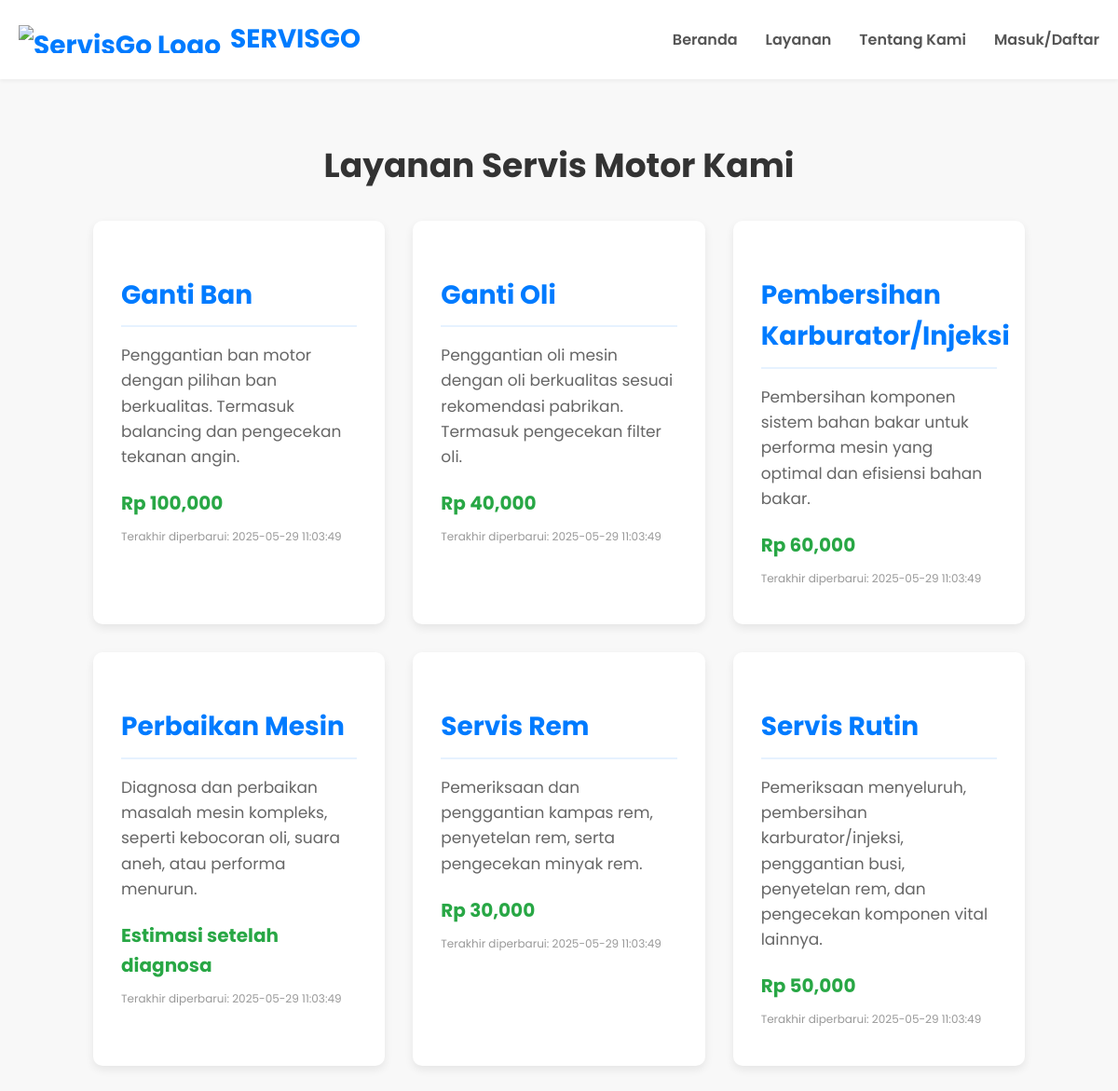
The app's page /layanan with its own data.
### tables this page shows
CREATE TABLE services (
            id INTEGER PRIMARY KEY AUTOINCREMENT,
            name TEXT NOT NULL UNIQUE,
            description TEXT,
            price REAL NOT NULL,
            created_at DATETIME DEFAULT CURRENT_TIMESTAMP,
            updated_at DATETIME DEFAULT CURRENT_TIMESTAMP
        );

### app.py (the view)
@app.route('/layanan')
def services_page():
    conn = get_db_connection()
    services = conn.execute('SELECT * FROM services ORDER BY name ASC').fetchall()
    conn.close()
    return render_template('services.html', services=services)

### app.py (called while the page is built)
def get_db_connection():
    conn = sqlite3.connect(DATABASE)
    conn.row_factory = sqlite3.Row # Mengembalikan baris sebagai objek mirip dictionary
    return conn

### templates/services.html (shortened to what this page needs)
<!DOCTYPE html>
<html lang="id">
<head>
    <link rel="stylesheet" href="{{ url_for('static', filename='style.css') }}">
</head>
<body>
    <header>
        <div class="container navbar">
           <a href="
    {% if session.get('user_id') %}
        {% if session.get('role') == 'mechanic' %}/mechanic_dashboard
        {% elif session.get('role') == 'admin' %}/admin_dashboard
        {% elif session.get('role') == 'master' %}/master_dashboard
        {% else %}/dashboard
        {% endif %}
    {% else %}/
    {% endif %}
" class="logo">
    <img src="{{ url_for('static', filename='images/logo_servisgo.png') }}" alt="ServisGo Logo" class="logo-img"> <span>SERVISGO</span>
</a>
        <nav>
    <ul class="nav-links">
        {% if not session.get('user_id') or session.get('role') == 'user' %}
            <li><a href="/">Beranda</a></li>
        {% endif %}
        {% if session.get('user_id') %}
            <li class="dropdown">
                <a href="#" class="dropbtn" onclick="toggleDropdown(event, 'main-menu-dropdown')">Layanan & Info <span class="arrow">▼</span></a>
                <div class="dropdown-content" id="main-menu-dropdown">
                    <a href="/layanan">Layanan</a>
                    <a href="#">Tentang Kami</a>
                    {% if session.get('role') == 'user' %}
                        <a href="/booking">Booking Servis</a>
                    {% elif session.get('role') == 'admin' %}
                        <a href="/register_mechanic">Daftar Mekanik</a>
                    {% elif session.get('role') == 'master' %}
                        <a href="/manage_services">Manajemen Layanan</a>
                        <a href="/register_admin">Daftar Admin</a>
                        <a href="/register_mechanic">Daftar Mekanik</a>
                    {% endif %}
                </div>
            </li>
        {% else %}
            <li><a href="/layanan">Layanan</a></li>
            <li><a href="#">Tentang Kami</a></li>
        {% endif %}
        {% if session.get('username') %}
            {% if session.get('role') == 'master' %}
                <li><a href="/master_dashboard">Dashboard Master</a></li>
            {% elif session.get('role') == 'admin' %}
                <li><a href="/admin_dashboard">Dashboard Admin</a></li>
            {% elif session.get('role') == 'mechanic' %}
                <li><a href="/mechanic_dashboard">Dashboard Mekanik</a></li>
                <li><a href="/mechanic_history" class="nav-btn">Riwayat Servis</a></li>
            {% else %}
                <li><a href="/dashboard">Dashboard Saya</a></li>
            {% endif %}
            <li id="notification-bell">
                <a href="#" onclick="toggleNotifications()">
                    🔔
                    {% set unread_count = notifications | selectattr('is_read', '==', 0) | list | length %}
                    {% if unread_count > 0 %}
                        <span class="notification-count">{{ unread_count }}</span>
                    {% endif %}
                </a>
                <div id="notification-dropdown" class="notification-dropdown">
                    <h3>Notifikasi Anda</h3>
                    {% if notifications %}
                        {% for notif in notifications %}
                            <div class="dropdown-item {% if notif.is_read == 0 %}unread-dropdown{% endif %}">
                                <span class="dropdown-message">{{ notif.message }}</span>
                                <span class="dropdown-timestamp">{{ notif.created_at }}</span>
                                {% if notif.is_read == 0 %}
                                    <button class="mark-read-dropdown" data-id="{{ notif.id }}">Tandai Dibaca</button>
                                {% endif %}
                            </div>
                        {% endfor %}
                    {% else %}
                        <p class="no-notifications-dropdown">Tidak ada notifikasi.</p>
                    {% endif %}
                </div>
            </li>
            <li><a href="/logout">Logout ({{ session.username }})</a></li>
        {% else %}
            <li><a href="/login">Masuk/Daftar</a></li>
        {% endif %}
    </ul>
</nav>
        </div>
    </header>
    <main class="services-content">
        <div class="container">
            <h1>Layanan Servis Motor Kami</h1>
            <div class="services-grid">
                {% if services %}
                    {% for service in services %}
                        <div class="service-item">
                            <h3>{{ service.name }}</h3>
                            <p>{{ service.description }}</p>
                            {% if service.price == 0 %}
                                <span class="price">Estimasi setelah diagnosa</span>
                            {% else %}
                                <span class="price">Rp {{ "{:,.0f}".format(service.price) }}</span>
                            {% endif %}
                            {% if service.updated_at %}
                                <p style="font-size: 12px; color: #999; margin-top: 10px;">Terakhir diperbarui: {{ service.updated_at }}</p>
                            {% endif %}
                        </div>
                    {% endfor %}
                {% else %}
                    <p style="text-align: center; width: 100%;">Belum ada layanan yang terdaftar.</p>
                {% endif %}
            </div>
        </div>
    </main>
</body>
</html>

### static/style.css (style rules this page uses)
body { font-family: 'Poppins', sans-serif; margin: 0; padding: 0; box-sizing: border-box; color: #333; line-height: 1.6; background-color: #f8f8f8; display: flex; flex-direction: column; min-height: 100vh; }
.container { max-width: 1200px; margin: 0 auto; padding: 0 20px; }
header { background-color: #ffffff; padding: 15px 0; box-shadow: 0 2px 4px rgba(0, 0, 0, 0.05); }
.navbar { display: flex; justify-content: space-between; align-items: center; flex-wrap: wrap; }
.logo { font-size: 28px; font-weight: 700; color: #007bff; text-decoration: none; display: flex; align-items: center; padding: 5px 0; }
.logo-img { height: 30px; width: auto; margin-right: 10px; vertical-align: middle; }
.logo span { font-size: 28px; font-weight: 700; color: #007bff; }
.nav-links { list-style: none; margin: 0; padding: 0; display: flex; align-items: center; }
.nav-links li { margin-left: 30px; }
.nav-links a { text-decoration: none; color: #555; font-weight: 600; transition: color 0.3s ease; padding: 15px 0; }
h1 { text-align: center; color: #333; margin-bottom: 25px; font-size: 36px; }
main { flex-grow: 1; padding: 40px 0; }
main h1 { text-align: center; color: #333; margin-bottom: 30px; font-size: 36px; }
.services-grid { display: grid; grid-template-columns: repeat(auto-fit, minmax(300px, 1fr)); gap: 30px; max-width: 1000px; margin: 0 auto; }
.service-item { background-color: #fff; padding: 30px; border-radius: 10px; box-shadow: 0 4px 10px rgba(0, 0, 0, 0.08); text-align: left; transition: transform 0.3s ease, box-shadow 0.3s ease; }
.service-item h3 { font-size: 28px; color: #007bff; margin-bottom: 15px; border-bottom: 2px solid #e6f2ff; padding-bottom: 10px; }
.service-item p { font-size: 17px; color: #666; margin-bottom: 10px; }
.service-item .price { font-size: 20px; font-weight: 700; color: #28a745; margin-top: 20px; display: block; }

### records on screen
services: name "Ganti Ban", description "Penggantian ban motor dengan pilihan ban berkualitas. Termasuk balancing dan pengecekan tekanan angin.", price "100,000", updated_at "2025-05-29 11:03:49"
services: name "Ganti Oli", description "Penggantian oli mesin dengan oli berkualitas sesuai rekomendasi pabrikan. Termasuk pengecekan filter oli.", price "40,000", updated_at "2025-05-29 11:03:49"
services: name "Pembersihan Karburator/Injeksi", description "Pembersihan komponen sistem bahan bakar untuk performa mesin yang optimal dan efisiensi bahan bakar.", price "60,000", updated_at "2025-05-29 11:03:49"
services: name "Perbaikan Mesin", description "Diagnosa dan perbaikan masalah mesin kompleks, seperti kebocoran oli, suara aneh, atau performa menurun.", price "Estimasi setelah diagnosa", updated_at "2025-05-29 11:03:49"
services: name "Servis Rem", description "Pemeriksaan dan penggantian kampas rem, penyetelan rem, serta pengecekan minyak rem.", price "30,000", updated_at "2025-05-29 11:03:49"
services: name "Servis Rutin", description "Pemeriksaan menyeluruh, pembersihan karburator/injeksi, penggantian busi, penyetelan rem, dan pengecekan komponen vital lainnya.", price "50,000", updated_at "2025-05-29 11:03:49"
